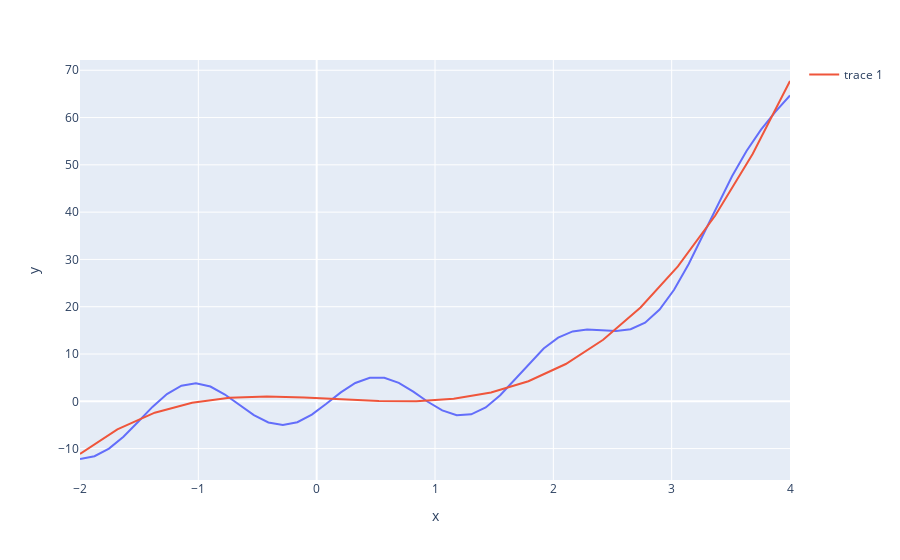

Notebook cell for this chart:
### Code cell
def f(x):
    return x ** 3 + np.cos(4 * x - 2) * 5 

x, y, p = get_xypdata(-2, 4, 50, 0, 1, f)

x_pred = np.linspace(-2, 4, 20)
y_pred = [LeastSquare(x, y, p, 4, xi) for xi in x_pred]

fig = px.line(x=x, y=y)
fig.add_trace(go.Scatter(x=x_pred, y=y_pred))
fig.show()

### Figure 1 — Plotly figure (JSON) as saved in the notebook; plotly's stock layout.template omitted (floating-point values rounded to 4 significant figures)
{"data": [{"hovertemplate": "x=%{x}<br>y=%{y}<extra></extra>", "legendgroup": "", "line": {"color": "#636efa", "dash": "solid"}, "marker": {"symbol": "circle"}, "mode": "lines", "name": "", "orientation": "v", "showlegend": false, "type": "scatter", "x": [-2, -1.878, -1.755, -1.633, -1.51, -1.388, -1.265, -1.143, -1.02, -0.898, -0.7755, -0.6531, -0.5306, -0.4082, -0.2857, -0.1633, -0.04082, 0.08163, 0.2041, 0.3265, 0.449, 0.5714, 0.6939, 0.8163, 0.9388, 1.061, 1.184, 1.306, 1.429, 1.551, 1.673, 1.796, 1.918, 2.041, 2.163, 2.286, 2.408, 2.531, 2.653, 2.776, 2.898, 3.02, 3.143, 3.265, 3.388, 3.51, 3.633, 3.755, 3.878, 4], "xaxis": "x", "y": [-12.2, -11.6, -10.0, -7.483, -4.373, -1.181, 1.536, 3.301, 3.836, 3.128, 1.433, -0.7784, -2.931, -4.477, -5.023, -4.419, -2.792, -0.5119, 1.896, 3.879, 4.987, 4.984, 3.904, 2.048, -0.08898, -1.926, -2.933, -2.755, -1.287, 1.298, 4.594, 8.063, 11.16, 13.46, 14.79, 15.21, 15.06, 14.88, 15.24, 16.64, 19.41, 23.6, 28.99, 35.14, 41.52, 47.58, 52.93, 57.44, 61.23, 64.68], "yaxis": "y"}, {"type": "scatter", "x": [-2, -1.684, -1.368, -1.053, -0.7368, -0.4211, -0.1053, 0.2105, 0.5263, 0.8421, 1.158, 1.474, 1.789, 2.105, 2.421, 2.737, 3.053, 3.368, 3.684, 4], "y": [-11.12, -5.915, -2.409, -0.2826, 0.7697, 1.045, 0.8318, 0.4081, 0.04331, -0.002302, 0.5221, 1.858, 4.239, 7.886, 13.02, 19.83, 28.53, 39.29, 52.3, 67.73]}], "layout": {"legend": {"tracegroupgap": 0}, "margin": {"t": 60}, "xaxis": {"anchor": "y", "domain": [0, 1], "title": {"text": "x"}}, "yaxis": {"anchor": "x", "domain": [0, 1], "title": {"text": "y"}}}}
